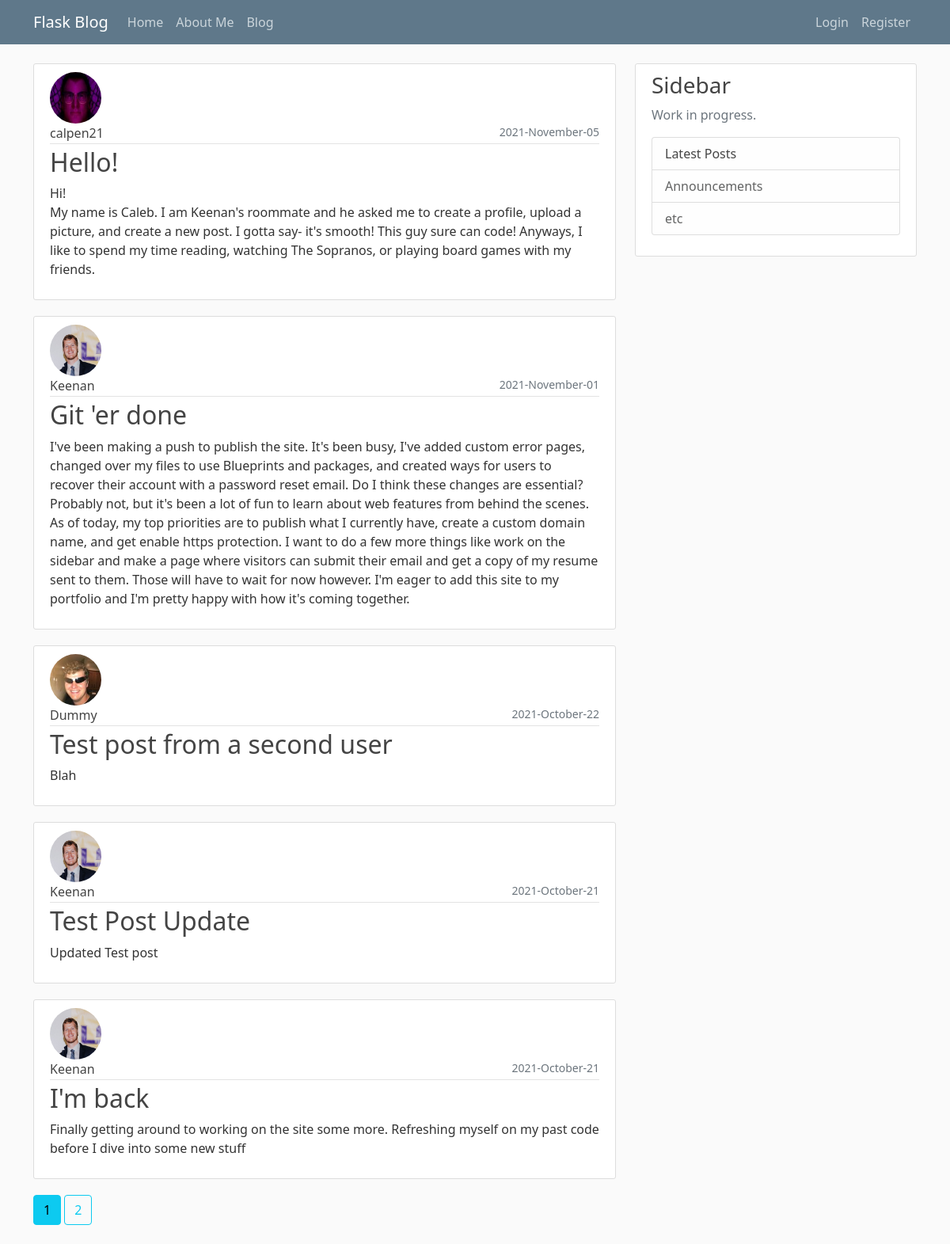
Page /blog?page=2 on the committed database.
### flaskblog/models.py (models this page shows, shortened)
class Post(db.Model):
    id = db.Column(db.Integer, primary_key=True)
    title = db.Column(db.String(100), nullable=False)
    date_posted = db.Column(db.DateTime, nullable=False, default=datetime.utcnow)
    content = db.Column(db.Text, nullable=False)
    user_id = db.Column(db.Integer, db.ForeignKey('user.id'), nullable=False)

class User(db.Model, UserMixin):
    id = db.Column(db.Integer, primary_key=True)
    username = db.Column(db.String(20), unique=True, nullable=False)
    email = db.Column(db.String(120), unique=True, nullable=False)
    image_file = db.Column(db.String(20), nullable=False, default='default.jpg')
    password = db.Column(db.String(60), nullable=False)
    posts = db.relationship('Post', backref='author', lazy=True)

### flaskblog/main/routes.py (the view)
@main.route("/blog")
def blog():
    page = request.args.get('page', 1, type=int)
    posts = Post.query.order_by(
        Post.date_posted.desc()).paginate(page=page, per_page=5)
    return render_template('blog.html', posts=posts)

### flaskblog/templates/blog.html (shortened to what this page needs)
{% extends 'index.html' %}
{% block content %}
    {% for post in posts.items %}
        <article class="media content-section">
            <img class="rounded-circle article-img" src="{{ url_for('static', filename='profile_pic/' + post.author.image_file)}}">
            <div class="media-body">
              <div class="article-metadata">
                <a class="article-title mr-2" href="{{ url_for('users.user_posts', username=post.author.username) }}">{{ post.author.username }}</a>
                <small class="text-muted float-end">{{ post.date_posted.strftime('%Y-%B-%d') }}</small>
              </div>
              <h2><a class="article-title" href="{{ url_for('posts.post', post_id=post.id) }}">{{ post.title }}</a></h2>
              <p class="article-content">{{ post.content }}</p>
            </div>
        </article>
    {% endfor %}
    {% for page_num in posts.iter_pages(left_edge=1, right_edge=1, left_current=1, right_current=2) %}
      {% if page_num %}
        {% if posts.page == page_num %}
          <a class="btn btn-outline-info mb-4" href="{{ url_for('main.blog', page=page_num) }}"> {{ page_num }} </a>
        {% else %}
          <a class="btn btn-info mb-4" href="{{ url_for('main.blog', page=page_num) }}"> {{ page_num }} </a>
        {% endif %}
      {% endif %}
    {% endfor %}
{% endblock content%}

### flaskblog/static/main.css (style rules this page uses)
body { background: #fafafa; color: #333333; margin-top: 5rem; }
h1, h2, h3, h4, h5, h6 { color: #444444; }
.content-section { background: #ffffff; padding: 10px 20px; border: 1px solid #dddddd; border-radius: 3px; margin-bottom: 20px; }
.article-title { color: #444444; }
a.article-title { text-decoration: none; }
.article-content { white-space: pre-line; }
.article-img { height: 65px; width: 65px; margin-right: 16px; }
.article-metadata { padding-bottom: 1px; margin-bottom: 4px; border-bottom: 1px solid #e3e3e3 }

### rows in the picture
Post: image_file (picture), author.username "calpen21", date_posted "2021-November-05", title "Hello!", content "Hi! My name is Caleb. I am Keenan's roommate and he asked me to create a profile, upload a picture, and create a new post. I gotta say- it's smooth! This guy sure can code! Anyways, I like to spend my time reading, watching The Sopranos, or playing board games with my friends."
Post: image_file (picture), author.username "Keenan", date_posted "2021-November-01", title "Git 'er done", content "I've been making a push to publish the site. It's been busy, I've added custom error pages, changed over my files to use Blueprints and packages, and created ways for users to recover their account with a password reset email. Do I think these changes are essential? Probably not, but it's been a lot of fun to learn about web features from behind the scenes. As of today, my top priorities are to publish what I currently have, create a custom domain name, and get enable https protection. I want to do a few more things like work on the sidebar and make a page where visitors can submit their email and get a copy of my resume sent to them. Those will have to wait for now however. I'm eager to…"
Post: image_file (picture), author.username "Dummy", date_posted "2021-October-22", title "Test post from a second user", content "Blah"
Post: image_file (picture), author.username "Keenan", date_posted "2021-October-21", title "Test Post Update", content "Updated Test post"
Post: image_file (picture), author.username "Keenan", date_posted "2021-October-21", title "I'm back", content "Finally getting around to working on the site some more. Refreshing myself on my past code before I dive into some new stuff"

### other values in the picture
{{ page_num }} "1"
{{ page_num }} "2"
